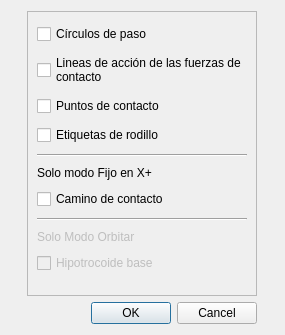
<?xml version="1.0" encoding="UTF-8"?>
<ui version="4.0">
 <class>Opciones_hipotrocoidal_sim</class>
 <widget class="QDialog" name="Opciones_hipotrocoidal_sim">
  <property name="windowModality">
   <enum>Qt::WindowModality::NonModal</enum>
  </property>
  <property name="geometry">
   <rect>
    <x>0</x>
    <y>0</y>
    <width>285</width>
    <height>335</height>
   </rect>
  </property>
  <property name="sizePolicy">
   <sizepolicy hsizetype="Preferred" vsizetype="Preferred">
    <horstretch>0</horstretch>
    <verstretch>0</verstretch>
   </sizepolicy>
  </property>
  <property name="windowTitle">
   <string>Mostrar/Ocultar</string>
  </property>
  <layout class="QGridLayout" name="gridLayout">
   <item row="1" column="1">
    <widget class="QDialogButtonBox" name="buttonBox">
     <property name="orientation">
      <enum>Qt::Orientation::Horizontal</enum>
     </property>
     <property name="standardButtons">
      <set>QDialogButtonBox::StandardButton::Cancel|QDialogButtonBox::StandardButton::Ok</set>
     </property>
    </widget>
   </item>
   <item row="0" column="1">
    <widget class="QScrollArea" name="scrollArea">
     <property name="sizePolicy">
      <sizepolicy hsizetype="Fixed" vsizetype="Expanding">
       <horstretch>0</horstretch>
       <verstretch>0</verstretch>
      </sizepolicy>
     </property>
     <property name="horizontalScrollBarPolicy">
      <enum>Qt::ScrollBarPolicy::ScrollBarAlwaysOff</enum>
     </property>
     <property name="widgetResizable">
      <bool>true</bool>
     </property>
     <widget class="QWidget" name="scrollAreaWidgetContents">
      <property name="geometry">
       <rect>
        <x>0</x>
        <y>0</y>
        <width>228</width>
        <height>281</height>
       </rect>
      </property>
      <layout class="QGridLayout" name="gridLayout_7">
       <item row="5" column="0">
        <widget class="QCheckBox" name="checkBox_etiquetas_de_rodillo">
         <property name="enabled">
          <bool>true</bool>
         </property>
         <property name="text">
          <string>Etiquetas de rodillo</string>
         </property>
        </widget>
       </item>
       <item row="12" column="0">
        <widget class="Line" name="line_2">
         <property name="orientation">
          <enum>Qt::Orientation::Horizontal</enum>
         </property>
        </widget>
       </item>
       <item row="11" column="0">
        <widget class="QCheckBox" name="checkBox_camino_de_contacto">
         <property name="enabled">
          <bool>true</bool>
         </property>
         <property name="text">
          <string>Camino de contacto</string>
         </property>
        </widget>
       </item>
       <item row="13" column="0">
        <widget class="QLabel" name="label_2">
         <property name="enabled">
          <bool>false</bool>
         </property>
         <property name="sizePolicy">
          <sizepolicy hsizetype="Preferred" vsizetype="Maximum">
           <horstretch>0</horstretch>
           <verstretch>0</verstretch>
          </sizepolicy>
         </property>
         <property name="text">
          <string>Solo Modo Orbitar</string>
         </property>
        </widget>
       </item>
       <item row="1" column="0">
        <widget class="QCheckBox" name="checkBox_circulos_de_paso">
         <property name="text">
          <string>Círculos de paso</string>
         </property>
        </widget>
       </item>
       <item row="10" column="0">
        <widget class="QLabel" name="label">
         <property name="sizePolicy">
          <sizepolicy hsizetype="Preferred" vsizetype="Maximum">
           <horstretch>0</horstretch>
           <verstretch>0</verstretch>
          </sizepolicy>
         </property>
         <property name="text">
          <string>Solo modo Fijo en X+</string>
         </property>
        </widget>
       </item>
       <item row="3" column="0">
        <widget class="QCheckBox" name="checkBox_puntos_de_contacto">
         <property name="enabled">
          <bool>true</bool>
         </property>
         <property name="text">
          <string>Puntos de contacto</string>
         </property>
        </widget>
       </item>
       <item row="14" column="0">
        <widget class="QCheckBox" name="checkBox_hipotrocoide_base">
         <property name="enabled">
          <bool>false</bool>
         </property>
         <property name="text">
          <string>Hipotrocoide base</string>
         </property>
        </widget>
       </item>
       <item row="9" column="0">
        <widget class="Line" name="line">
         <property name="orientation">
          <enum>Qt::Orientation::Horizontal</enum>
         </property>
        </widget>
       </item>
       <item row="2" column="0">
        <widget class="QCheckBox" name="checkBox_lineas_de_accion">
         <property name="enabled">
          <bool>true</bool>
         </property>
         <property name="sizePolicy">
          <sizepolicy hsizetype="Minimum" vsizetype="Maximum">
           <horstretch>0</horstretch>
           <verstretch>0</verstretch>
          </sizepolicy>
         </property>
         <property name="text">
          <string>Lineas de acción de las fuerzas de 
contacto</string>
         </property>
         <property name="tristate">
          <bool>false</bool>
         </property>
        </widget>
       </item>
      </layout>
     </widget>
    </widget>
   </item>
   <item row="0" column="2">
    <spacer name="horizontalSpacer">
     <property name="orientation">
      <enum>Qt::Orientation::Horizontal</enum>
     </property>
     <property name="sizeHint" stdset="0">
      <size>
       <width>40</width>
       <height>20</height>
      </size>
     </property>
    </spacer>
   </item>
   <item row="0" column="0">
    <spacer name="horizontalSpacer_2">
     <property name="orientation">
      <enum>Qt::Orientation::Horizontal</enum>
     </property>
     <property name="sizeHint" stdset="0">
      <size>
       <width>40</width>
       <height>20</height>
      </size>
     </property>
    </spacer>
   </item>
  </layout>
 </widget>
 <resources/>
 <connections>
  <connection>
   <sender>buttonBox</sender>
   <signal>accepted()</signal>
   <receiver>Opciones_hipotrocoidal_sim</receiver>
   <slot>accept()</slot>
   <hints>
    <hint type="sourcelabel">
     <x>227</x>
     <y>229</y>
    </hint>
    <hint type="destinationlabel">
     <x>157</x>
     <y>249</y>
    </hint>
   </hints>
  </connection>
  <connection>
   <sender>buttonBox</sender>
   <signal>rejected()</signal>
   <receiver>Opciones_hipotrocoidal_sim</receiver>
   <slot>reject()</slot>
   <hints>
    <hint type="sourcelabel">
     <x>261</x>
     <y>235</y>
    </hint>
    <hint type="destinationlabel">
     <x>270</x>
     <y>249</y>
    </hint>
   </hints>
  </connection>
 </connections>
</ui>
